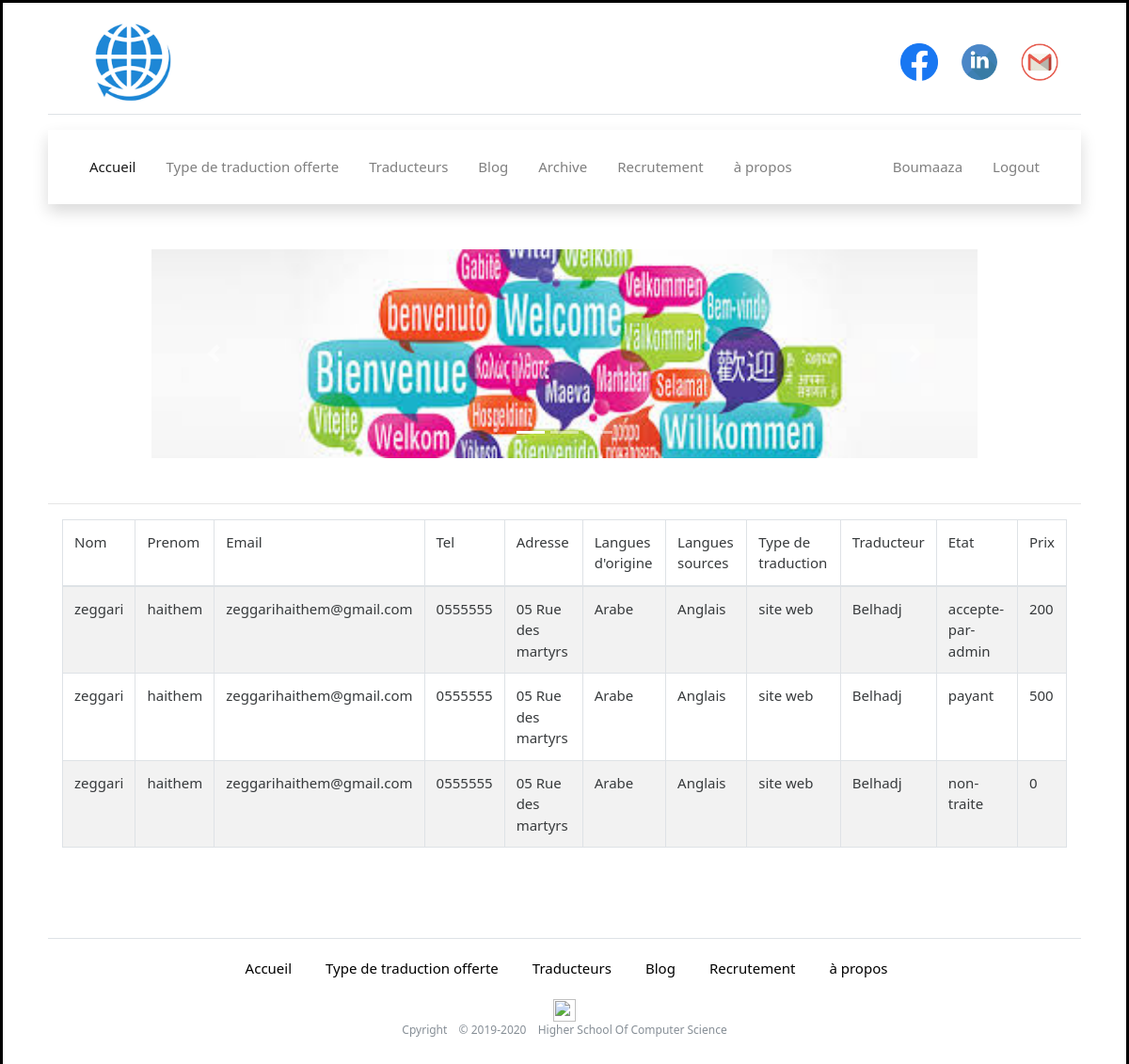
/index.php?action=consulter&id=4 (signed in), run on the app's committed database.
### tables this page shows
CREATE TABLE IF NOT EXISTS `demende` (
  `id` int(11) NOT NULL AUTO_INCREMENT,
  `id_client` int(11) NOT NULL,
  `nom` text NOT NULL,
  `prenom` text NOT NULL,
  `e_mail` text NOT NULL,
  `tel` text NOT NULL,
  `adresse` text NOT NULL,
  `langue_ourigine` text NOT NULL,
  `langue_source` text NOT NULL,
  `type_traduction` text NOT NULL,
  `assurmente` text NOT NULL,
  `fichier` text,
  `commentaire` text NOT NULL,
  `id_traducteur` int(11) NOT NULL,
  `note` int(11) DEFAULT NULL,
  `date` date DEFAULT NULL,
  `etat` varchar(20) NOT NULL DEFAULT 'non-traite',
  `prix` int(11) NOT NULL DEFAULT '0',
  PRIMARY KEY (`id`),
  KEY `id_client` (`id_client`),
  KEY `fk_demende_traducteur` (`id_traducteur`)
);

### Model/Model.php (called while the page is built, shortened)
<?php
 function ConnectDB()
{
    try {
        return true;
        }
    catch(PDOException $e)
        {
        return false;
        }
}
    function getDemande($id_client)
{
    $servername = "localhost";
    $username = "root";
    $password = "";
    $conn = new PDO("mysql:host=$servername;dbname=tp2cs", $username, $password);
    $sql = "SELECT * FROM demende where id_client=? ";
    $stmt= $conn->prepare($sql);
    $stmt->execute([$id_client]);
    return $stmt;
}

### View/ShowDemande.php (the view, shortened to what this page needs)
<?php
if(isset($_SESSION['sess_user_id']) && $_SESSION['sess_user_name'] != "") {
  $nom = $_SESSION['sess_user_name'];
}
?>
<!DOCTYPE html>
<html lang="en">
<head>
    <link href="././sources/style.css" rel="stylesheet" type="text/css">
    <link rel="stylesheet" href="././sources/bootstrap.min.css">
</head>
<body class="pr-5 pl-5 ">
    <div class="d-flex header pt-3 border-bottom mb-3 pb-2">
        <div class="mr-auto mb-auto mt-auto">
            <a href="#"> <img src="././images/Logo.png" alt="Logo" class="logo " /></a>
        </div>
        <div class="d-flex mb-auto mt-auto">
          <a href="https://www.facebook.com/" target="_blank"> <img src="././images/Facebook.png" alt="Facebook" class="Social-Media mr-4" /></a>
          <a href="https://www.linkedin.com/" target="_blank"> <img src="././images/linkedin.png" alt="linkedin" class="Social-Media mr-4" /></a>
          <a href="https://www.gmail.com/" target="_blank"> <img src="././images/gmail.png" alt="gmail" class="Social-Media mr-4" /></a>
        </div>
    </div>
    <nav class="navbar navbar-expand-lg navbar-light bg-white shadow">
  <div class="collapse navbar-collapse" id="navbarText">
    <ul class="navbar-nav mr-auto p-1">
      <li class="nav-item active mr-3">
        <a class="nav-link" href="././index.php">Accueil <span class="sr-only">(current)</span> </a>
      </li>
      <li class="nav-item mr-3">
                <a class="nav-link" href="type_traduction.php"> Type de traduction offerte</a>
            </li>
            <li class="nav-item mr-3">
                <a class="nav-link" href="list_traducteurs.php"> Traducteurs </a>
            </li>
            <li class="nav-item  mr-3">
                <a class="nav-link" href="blog.php">Blog </a>
            </li>
            <li class="nav-item mr-3">
                <a class="nav-link" href="archive.php">Archive</a>
            </li>
            <li class="nav-item mr-3">
                <a class="nav-link" href="Recrutement.php">Recrutement</a>
            </li>
            <li class="nav-item mr-3">
                <a class="nav-link" href="a_propos.php">à propos</a>
            </li>
    </ul>
    <span class="navbar-text">
    <?php
    if(isset($_SESSION['sess_user_id']) && $_SESSION['sess_user_name'] != ""){
    ?>
    <ul class="navbar-nav mr-auto p-1">
      <li class="nav-item mr-3">
                <a class="nav-link" href="#" onclick="document.getElementById('id01').style.display='block'"> <?= $nom ?></a>
            </li>
            <li class="nav-item mr-3">
                <a class="nav-link" href="?action=logout"> Logout</a>
            </li>
    </ul>
    <?php } ?>
    </span>
  </div>
</nav>
<center>
   <div id="demo" class="carousel slide mt-5 mb-5  " data-ride="carousel"  data-interval="3000" >
        <ul class="carousel-indicators">
          <li data-target="#demo" data-slide-to="0" class="active"></li>
          <li data-target="#demo" data-slide-to="1"></li>
          <li data-target="#demo" data-slide-to="2"></li>
        </ul>
        <div class="carousel-inner">
          <div class="carousel-item active">
            <img src="././images/traduction1.jpg" alt="traduction1" width="1100" height="500">
          </div>
        </div>
        <a class="carousel-control-prev" href="#demo" data-slide="prev">
          <span class="carousel-control-prev-icon"></span>
        </a>
        <a class="carousel-control-next" href="#demo" data-slide="next">
          <span class="carousel-control-next-icon"></span>
        </a>
      </div>
    </center>
        <hr />
        <div class="col-sm-12">
            <table class="table table-striped table-bordered">
            <thead>
                <tr>
                    <td>Nom</td>
                    <td>Prenom</td>
                    <td>Email</td>
                    <td>Tel</td>
                    <td>Adresse</td>
                    <td>Langues d'origine</td>
                    <td>Langues sources</td>
                    <td>Type de traduction</td>
                    <td>Traducteur</td>
                    <td>Etat</td>
                    <td>Prix</td>
                </tr>
                </thead>
                <tbody>
                <?php while ($r = $data->fetch()):
                   $servername = "localhost";
                   $username = "root";
                   $password = "";
                   $conn = new PDO("mysql:host=$servername;dbname=tp2cs", $username, $password);
                   $sql = "SELECT langue FROM langues where id=? ";
                   $stmt= $conn->prepare($sql);
                   $stmt->execute([$r['langue_ourigine']]);
                   $r1 = $stmt->fetch(PDO::FETCH_ASSOC);
                   $r['langue_ourigine']=$r1['langue'];
                   $sql = "SELECT langue FROM langues where id=? ";
                   $stmt= $conn->prepare($sql);
                   $stmt->execute([$r['langue_source']]);
                   $r1 = $stmt->fetch(PDO::FETCH_ASSOC);
                   $r['langue_source']=$r1['langue'];
                   $sql = "SELECT nom FROM traducteur where id=? ";
                   $stmt= $conn->prepare($sql);
                   $stmt->execute([$r['id_traducteur']]);
                   $r1 = $stmt->fetch(PDO::FETCH_ASSOC);
                   $r['id_traducteur']=$r1['nom'];
                ?>
                <tr>
                    <td><?php echo htmlspecialchars($r['nom']) ?></td>
                    <td><?php echo htmlspecialchars($r['prenom']) ?></td>
                    <td><?php echo htmlspecialchars($r['e_mail']) ?></td>
                    <td><?php echo htmlspecialchars($r['tel']) ?></td>
                    <td><?php echo htmlspecialchars($r['adresse']) ?></td>
                    <td><?php echo htmlspecialchars($r['langue_ourigine']) ?></td>
                    <td><?php echo htmlspecialchars($r['langue_source'])?></td>
                    <td><?php echo htmlspecialchars($r['type_traduction']) ?></td>
                    <td><?php echo htmlspecialchars($r['id_traducteur']) ?></td>
                    <td><?php echo htmlspecialchars($r['etat'])?></td>
                    <td><?php echo htmlspecialchars($r['prix'])?></td>
                </tr>
                <?php endwhile; ?>
                </tbody>
            </table>
           </div>
        <div>
        <footer class="mt-2 border-top mb-5">
      <center>
          <div class="row">
              <div class="col-12 col-md">
                  <ul class="listf p-1 d-flex mt-3">
                    <li class="  active mr-3">
                        <a  href="././index.php"> Accueil</a>
                    </li>
                    <li class=" mr-3">
                        <a  href="type_traduction.php"> Type de traduction offerte</a>
                    </li>
                    <li class=" mr-3">
                        <a  href="list_traducteurs.php"> Traducteurs</a>
                    </li>
                    <li class=" mr-3">
                        <a  href="blog.php">Blog</a>
                    </li>
                    <li class=" mr-3">
                        <a  href="recrutement.php">Recrutement</a>
                    </li>
                    <li class=" mr-3">
                        <a  href="a_propos">à propos</a>
                    </li>
                </ul>
                  <img src="././././assets/brand/bootstrap-solid.svg" alt="" width="24" height="24">
                  <small class="d-block text-muted">Cpyright &ensp; &copy; 2019-2020 &ensp; Higher School Of Computer Science</small>
              </div>
      </center>
  </footer>
    </div>
</body>
</html>

### index.php (shortened to what this page needs)
<?php
require('controleur/Controller.php');
if (isset($_GET['action'])) {
    if ($_GET['action'] == 'consulter'){
        consulter();
    }
}
else {
    home();
}

### Controleur/Controller.php (shortened to what this page needs)
<?php
    require('././Model/Model.php');
   function consulter()
   {
      if(isset($_SESSION['sess_user_id']) && $_SESSION['sess_user_name'] != "") {
        if (ConnectDB()) {
          if($_SESSION['sess_type']=="client"){
            $id= $_GET['id'];
            $data = getDemande($id);
            require('././View/ShowDemande.php');
          }
        }
     }else{
        header('location:././index.php?msg=Your Are Not Logged IN');
     }
   }

### sources/style.css (style rules this page uses)
body { margin: 0; padding: 0; border-color: black; border-style: solid; border-width: 5%; }
.logo { width: 20%; height: 10%; }
.Social-Media { width: 40px; height:40px; }
.carousel-inner img { width: 100%; height: 100%; }
.listf { list-style-type: none; justify-content:center; }
.listf > li { padding-left: 20px; }
.listf > li > a { color: black; }
.carousel { width: 80%; height: 20%; }
.header { width: 100%; height: 100%; }
body { margin: 0; padding: 0; }
.navbar { height: 15%; }
* { box-sizing: border-box }
hr { border: 1px solid #f1f1f1; margin-bottom: 25px; }

### data on the page
demende: nom "zeggari", prenom "haithem", e_mail "zeggarihaithem@gmail.com", tel "0555555", adresse "05 Rue des martyrs", langue_ourigine "Arabe", langue_source "Anglais", type_traduction "site web", id_traducteur "Belhadj", etat "accepte-par-admin", prix "200"
demende: nom "zeggari", prenom "haithem", e_mail "zeggarihaithem@gmail.com", tel "0555555", adresse "05 Rue des martyrs", langue_ourigine "Arabe", langue_source "Anglais", type_traduction "site web", id_traducteur "Belhadj", etat "payant", prix "500"
demende: nom "zeggari", prenom "haithem", e_mail "zeggarihaithem@gmail.com", tel "0555555", adresse "05 Rue des martyrs", langue_ourigine "Arabe", langue_source "Anglais", type_traduction "site web", id_traducteur "Belhadj", etat "non-traite", prix "0"

### other printed values
$nom "Boumaaza"
